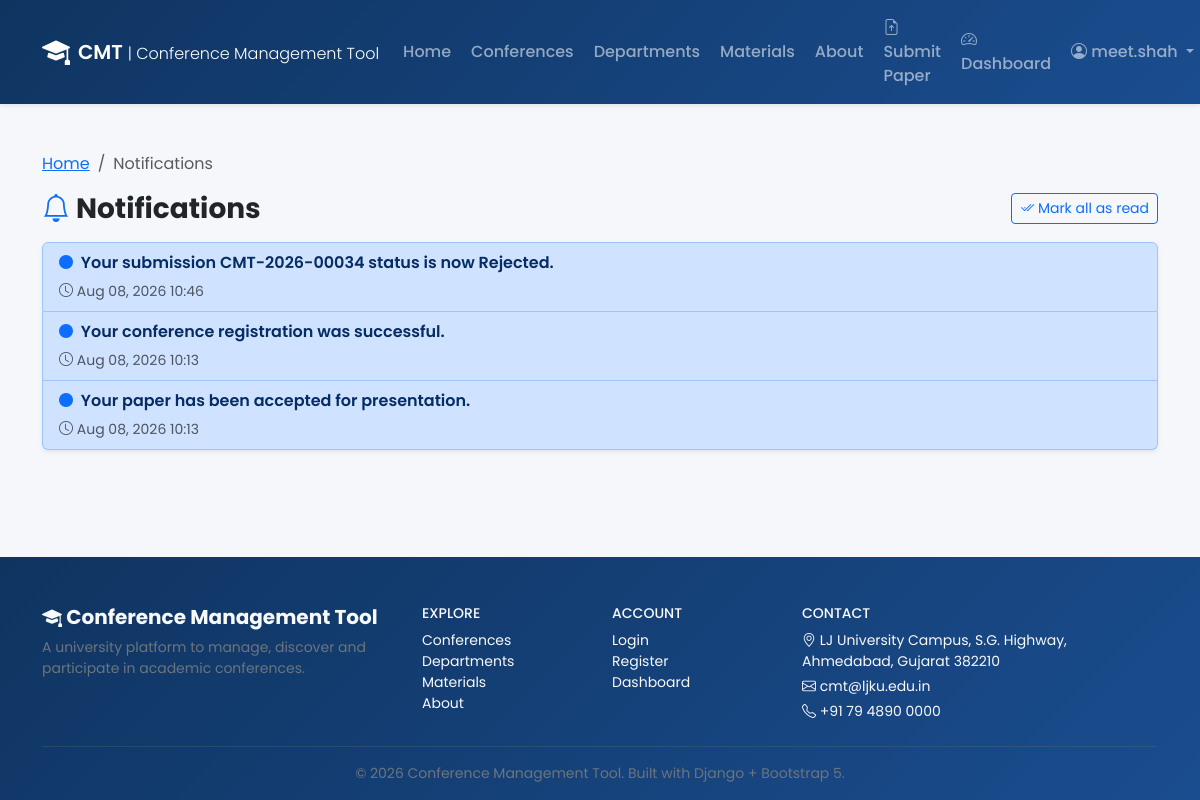
The app's page /accounts/notifications/ (signed in) with its own data.
### accounts/models.py (models this page shows, shortened)
class Notification(models.Model):
    user = models.ForeignKey(User, on_delete=models.CASCADE, related_name='notifications')
    message = models.CharField(max_length=500)
    is_read = models.BooleanField(default=False)
    created_at = models.DateTimeField(auto_now_add=True)
    class Meta:
        ordering = ['-created_at']

### accounts/views.py (the view)
# urls.py: path('notifications/', views.notifications_view, name='notifications'),
@login_required
def notifications_view(request):
    notes = Notification.objects.filter(user=request.user)
    if request.method == 'POST' and request.POST.get('mark_read'):
        notes.filter(is_read=False).update(is_read=True)
        messages.success(request, 'All notifications marked as read.')
        return redirect('notifications')
    return render(request, 'accounts/notifications.html', {'notifications': notes})

### accounts/context_processors.py (called while the page is built)
def profile_context(request):
    profile = None
    if request.user.is_authenticated:
        try:
            profile = request.user.profile
        except Profile.DoesNotExist:
            profile = None
    return {'user_profile': profile}

### templates/accounts/notifications.html (shortened to what this page needs)
{% extends 'base.html' %}
{% block content %}
<div class="container py-5">
    <nav aria-label="breadcrumb" class="mb-3">
        <ol class="breadcrumb">
            <li class="breadcrumb-item"><a href="{% url 'home' %}">Home</a></li>
            <li class="breadcrumb-item active">Notifications</li>
        </ol>
    </nav>
    <div class="d-flex justify-content-between align-items-center mb-3">
        <h3 class="fw-bold mb-0"><i class="bi bi-bell text-primary"></i> Notifications</h3>
        {% if notifications %}
        <form method="post" class="d-inline">
            <button type="submit" class="btn btn-sm btn-outline-primary"><i class="bi bi-check2-all"></i> Mark all as read</button>
        </form>
        {% endif %}
    </div>
    <div class="list-group shadow-sm">
        {% for n in notifications %}
        <div class="list-group-item list-group-item-action {% if not n.is_read %}list-group-item-primary{% endif %}">
            <div class="d-flex justify-content-between align-items-start">
                <div>
                    <p class="mb-1 {% if not n.is_read %}fw-semibold{% endif %}">
                        {% if not n.is_read %}<i class="bi bi-circle-fill text-primary me-1 small"></i>{% endif %}
                        {{ n.message }}
                    </p>
                    <small class="text-muted"><i class="bi bi-clock"></i> {{ n.created_at|date:"M d, Y H:i" }}</small>
                </div>
            </div>
        </div>
        {% empty %}
        <div class="list-group-item text-center text-muted py-4">
            <i class="bi bi-bell-slash fs-2 d-block mb-2"></i>
            No notifications yet.
        </div>
        {% endfor %}
    </div>
</div>
{% endblock %}

### templates/base.html (shortened to what this page needs)
{% load static %}
<!DOCTYPE html>
<html lang="en">
<head>
    <link href="https://cdn.jsdelivr.net/npm/bootstrap@5.3.3/dist/css/bootstrap.min.css" rel="stylesheet">
    <link href="https://cdn.jsdelivr.net/npm/bootstrap-icons@1.11.3/font/bootstrap-icons.min.css" rel="stylesheet">
    <link href="{% static 'css/style.css' %}" rel="stylesheet">
</head>
<body class="d-flex flex-column min-vh-100">
{% block navbar %}
<nav class="navbar navbar-expand-lg navbar-dark cmt-navbar shadow-sm sticky-top">
    <div class="container">
        <a class="navbar-brand fw-semibold d-flex align-items-center gap-2" href="{% url 'home' %}">
            <i class="bi bi-mortarboard-fill fs-3"></i>
            <span>CMT <small class="fw-light fs-6">| Conference Management Tool</small></span>
        </a>
        <div class="collapse navbar-collapse" id="navMain">
            <ul class="navbar-nav ms-auto align-items-lg-center gap-lg-1">
                <li class="nav-item"><a class="nav-link" href="{% url 'home' %}">Home</a></li>
                <li class="nav-item"><a class="nav-link" href="{% url 'conference_list' %}">Conferences</a></li>
                <li class="nav-item"><a class="nav-link" href="{% url 'department_list' %}">Departments</a></li>
                <li class="nav-item"><a class="nav-link" href="{% url 'materials_list' %}">Materials</a></li>
                <li class="nav-item"><a class="nav-link" href="{% url 'about' %}">About</a></li>
                {% if user.is_authenticated %}
                    <li class="nav-item"><a class="nav-link" href="{% url 'submission_create' %}"><i class="bi bi-file-earmark-arrow-up"></i> Submit Paper</a></li>
                    <li class="nav-item"><a class="nav-link" href="{% url 'dashboard_redirect' %}"><i class="bi bi-speedometer2"></i> Dashboard</a></li>
                    <li class="nav-item dropdown">
                        <a class="nav-link dropdown-toggle" data-bs-toggle="dropdown" href="#">
                            <i class="bi bi-person-circle"></i> {{ user.username }}
                        </a>
                    </li>
                {% else %}
                    <li class="nav-item"><a class="nav-link" href="{% url 'login' %}">Login</a></li>
                    <li class="nav-item"><a class="btn btn-light btn-sm ms-lg-2 text-primary fw-semibold" href="{% url 'register' %}">Register</a></li>
                {% endif %}
            </ul>
        </div>
    </div>
</nav>
{% endblock %}
<div class="flex-grow-1">
    {% block content %}{% endblock %}
</div>
<footer class="cmt-footer text-light mt-auto pt-5 pb-3">
    <div class="container">
        <div class="row gy-4">
            <div class="col-lg-4">
                <h5 class="fw-bold"><i class="bi bi-mortarboard-fill"></i> Conference Management Tool</h5>
                <p class="small text-secondary mb-0">A university platform to manage, discover and participate in academic conferences.</p>
            </div>
            <div class="col-6 col-lg-2">
                <h6 class="text-uppercase small">Explore</h6>
                <ul class="list-unstyled small">
                    <li><a class="text-light text-decoration-none" href="{% url 'conference_list' %}">Conferences</a></li>
                    <li><a class="text-light text-decoration-none" href="{% url 'department_list' %}">Departments</a></li>
                    <li><a class="text-light text-decoration-none" href="{% url 'materials_list' %}">Materials</a></li>
                    <li><a class="text-light text-decoration-none" href="{% url 'about' %}">About</a></li>
                </ul>
            </div>
            <div class="col-6 col-lg-2">
                <h6 class="text-uppercase small">Account</h6>
                <ul class="list-unstyled small">
                    <li><a class="text-light text-decoration-none" href="{% url 'login' %}">Login</a></li>
                    <li><a class="text-light text-decoration-none" href="{% url 'register' %}">Register</a></li>
                    <li><a class="text-light text-decoration-none" href="{% url 'dashboard_redirect' %}">Dashboard</a></li>
                </ul>
            </div>
            <div class="col-lg-4">
                <h6 class="text-uppercase small">Contact</h6>
                <p class="small mb-1"><i class="bi bi-geo-alt"></i> LJ University Campus, S.G. Highway, Ahmedabad, Gujarat 382210</p>
                <p class="small mb-1"><i class="bi bi-envelope"></i> cmt@ljku.edu.in</p>
                <p class="small mb-0"><i class="bi bi-telephone"></i> +91 79 4890 0000</p>
            </div>
        </div>
        <hr class="border-secondary my-3">
        <p class="small text-secondary text-center mb-0">&copy; {% now "Y" %} Conference Management Tool. Built with Django + Bootstrap 5.</p>
    </div>
</footer>
</body>
</html>

### static/css/style.css (style rules this page uses)
:root { --cmt-primary: #1a4d8f; --cmt-primary-dark: #0f3460; --cmt-accent: #2d6a4f; --cmt-light: #f8f9fa; }
body { font-family: 'Poppins', sans-serif; background-color: #f5f7fa; }
.cmt-navbar { background: linear-gradient(135deg, var(--cmt-primary-dark), var(--cmt-primary)); }
.cmt-navbar .nav-link { font-weight: 500; transition: color 0.2s; }
.cmt-footer { background: linear-gradient(135deg, #0f3460, #1a4d8f); }

### records on screen
Notification: is_read False (drawn), message "Your submission CMT-2026-00034 status is now Rejected.", created_at "Aug 08, 2026 10:46"
Notification: is_read False (drawn), message "Your conference registration was successful.", created_at "Aug 08, 2026 10:13"
Notification: is_read False (drawn), message "Your paper has been accepted for presentation.", created_at "Aug 08, 2026 10:13"

### other values on screen
{{ user.username }} "meet.shah"
